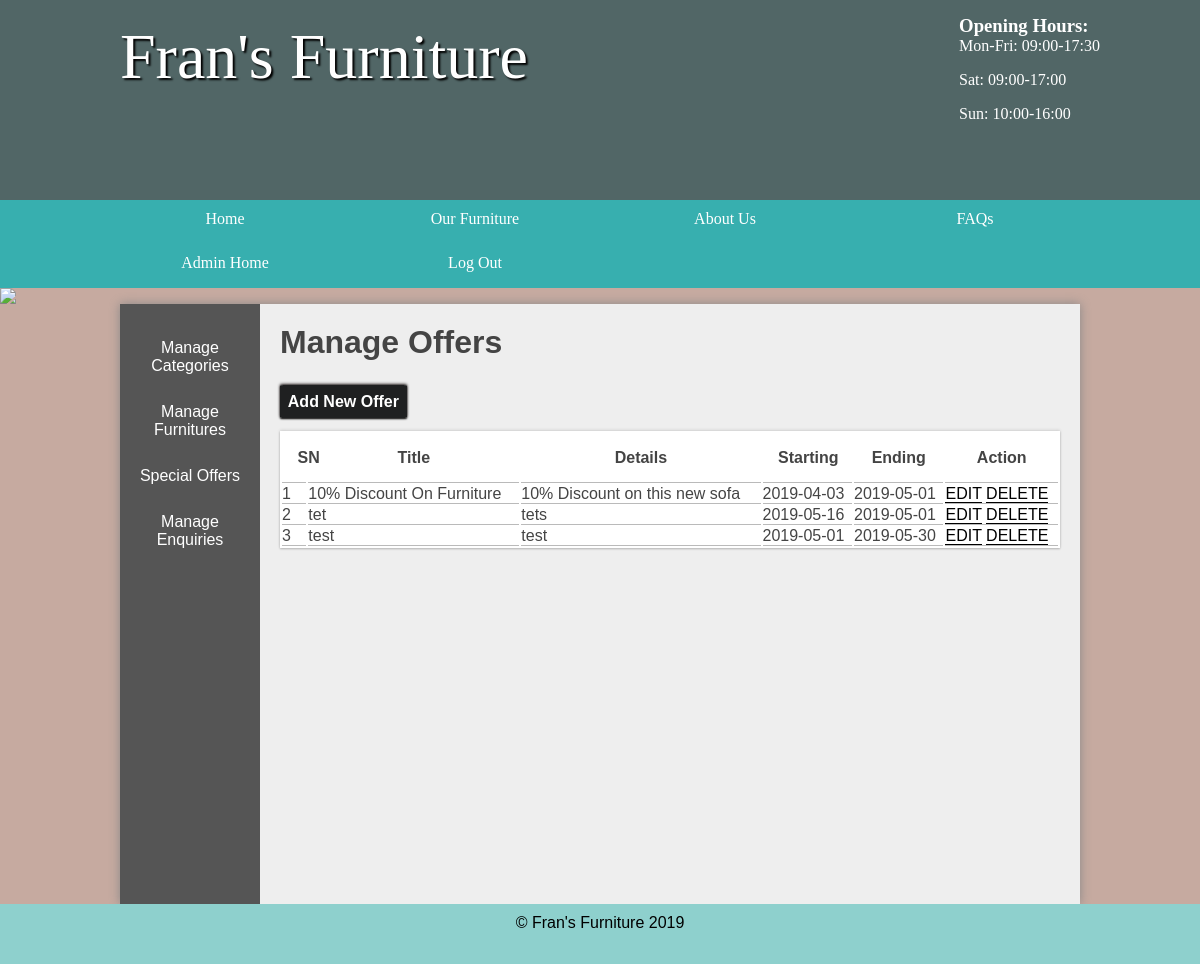
/admin/specials (signed in), run on the app's committed database.
### tables this page shows
CREATE TABLE `special` (
  `id` int(11) NOT NULL,
  `name` varchar(255) NOT NULL,
  `image_file` text NOT NULL,
  `offer_starting` date NOT NULL,
  `offer_ending` date NOT NULL,
  `description` text NOT NULL
);

### functions/loadTemplate.php (called while the page is built, shortened)
<?php
function loadTemplate($filename, $tempVars){
	extract($tempVars);
	require $filename;
	$content = ob_get_clean();
	return $content;
}

### pagecontroller/admin/specials.php (called while the page is built, shortened)
<?php
$all_specials= $specials->findAll();
$all_offers=$all_specials->fetchAll();
$cri=[
	'all_offers'=>$all_offers
];
$content=loadTemplate("../../view/admin/specials_view.php",$cri);
 ?>

### includes/admin_init.php (called while the page is built, shortened)
<?php
	require '../../db/connect.php';
	require '../../classes/DatabaseTable.php';
	require '../../functions/loadTemplate.php';
	$specials= new DatabaseTable('special');
?>

### classes/DatabaseTable.php (called while the page is built, shortened)
<?php
class DatabaseTable{
	public $table;
	public function __construct($table){
		$this->table = $table;
	}
	function findAll() {
	    global $pdo;
	    $stmt = $pdo->prepare("SELECT * FROM $this->table");
	    $stmt->execute();
	    return $stmt;
	}
}

### view/admin/specials_view.php (the view)
<section class="right">
	<h2>Manage Offers</h2>
	<h4><a class="add" href="addEditSpecials">Add New Offer</a></h4>
	<table class="tables">
		<?php $sn=1; ?>
		<tr>
			<th>SN</th>
			<th>Title</th>
			<th>Details</th>
			<th>Starting</th>
			<th>Ending</th>
			<th>Action</th>
		</tr>
		<tr>
			<?php foreach ($all_offers as $row){ ?>
				<td><?php echo $sn; $sn++ ?></td>
				<td><?php echo $row['name'];?></td>
				<td><?php echo $row['description'];?></td>
				<td><?php echo $row['offer_starting'];?></td>
				<td><?php echo $row['offer_ending'];?></td>
				<td><a href="addEditSpecials&asid=<?php echo $row['id'];?>">EDIT</a> <a onclick= "return confirm('Are you sure to delete?');" href="addEditSpecials&dsid=<?php echo $row['id'];?>">DELETE</a></td></tr>
			<?php } ?>
	</table>
</section>

### css/style.css (style rules this page uses)
* { margin: 0; padding: 0; }
html { font-family: 'Oxygen Regular', verdana, sans-serif; }
body { background-color: #C6AAA0; }
main h2 { font-size:2em; }
p, li, h2 { margin-bottom: 1em; }
section a { color: #444; }
table { width: 100%; margin-top: 20px; }
td { border-bottom: 1px solid #bababa; }
th { border-bottom: 1px solid #bababa; }
.stock .products, .admin .right { display: table-cell; padding: 20px; }
.right { padding: 20px; }
.tables { background: #fff; box-shadow: 0 -1px 3px rgba(0,0,0,.12), 0 1px 2px rgba(0,0,0,.24); }
.tables tr th { padding: 2%; }
.tables tr td a { text-decoration: none; color: #000; border-bottom: 1px solid #000; }
.add { padding: 1%; color: #fff; background: #1f2021; text-decoration: none; border-radius: 3%; box-shadow: 0 -1px 3px rgb(37, 30, 30), 0 1px 2px rgb(0, 0, 0); }
a { text-decoration: none; }

### data on the page
special: name "10% Discount On Furniture", description "10% Discount on this new sofa", offer_starting "2019-04-03", offer_ending "2019-05-01"
special: name "tet", description "tets", offer_starting "2019-05-16", offer_ending "2019-05-01"
special: name "test", description "test", offer_starting "2019-05-01", offer_ending "2019-05-30"

### other printed values
Date('Y') "2019"
